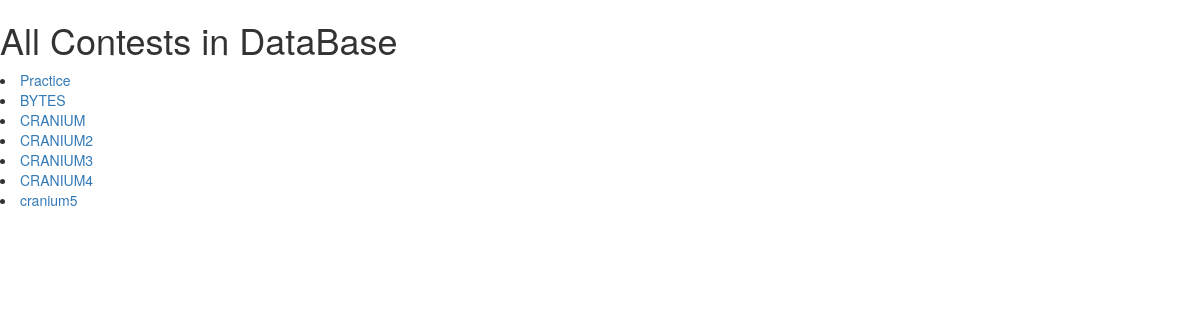
Before: /judge/contests/all/ with the older database file.
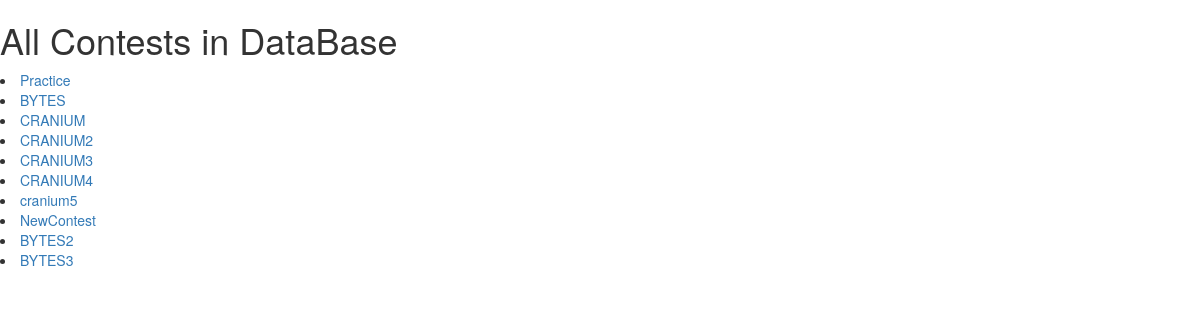
After: the same page with the newer database file.
### JudgeSystem/models.py (models this page shows, shortened)
class Contest(models.Model):
	user_list = models.ManyToManyField(JudgeUser, related_name = 'ContestToUser')
	start_time = models.DateTimeField()
	end_time = models.DateTimeField()
	isActive = models.BooleanField()
	administrator = models.ForeignKey(JudgeUser, related_name = 'admintoContest')
	contest_id = models.CharField(primary_key = True, max_length = 100)

### JudgeSystem/views.py (the view)
def showAllContests(request):
	context = {
		"contests" : Contest.objects.all(),
	}
	return render(request, 'show_all_contests.html', context)

### JudgeSystem/templates/show_all_contests.html (shortened to what this page needs)
<html>
<head>
  <link rel="stylesheet" href="http://maxcdn.bootstrapcdn.com/bootstrap/3.3.6/css/bootstrap.min.css">
</head>
<body>
	<h1> All Contests in DataBase </h1>
	{% for contest in contests %}
	<li>
		<a href = "{% url 'ContestDetails' contest.contest_id %}">{{contest.contest_id}}</a>
	</li>
	{% endfor %}
	</body>
	</html>

Changed rows visible on the page:
added Contest: contest_id "NewContest"
added Contest: contest_id "BYTES2"
added Contest: contest_id "BYTES3"
